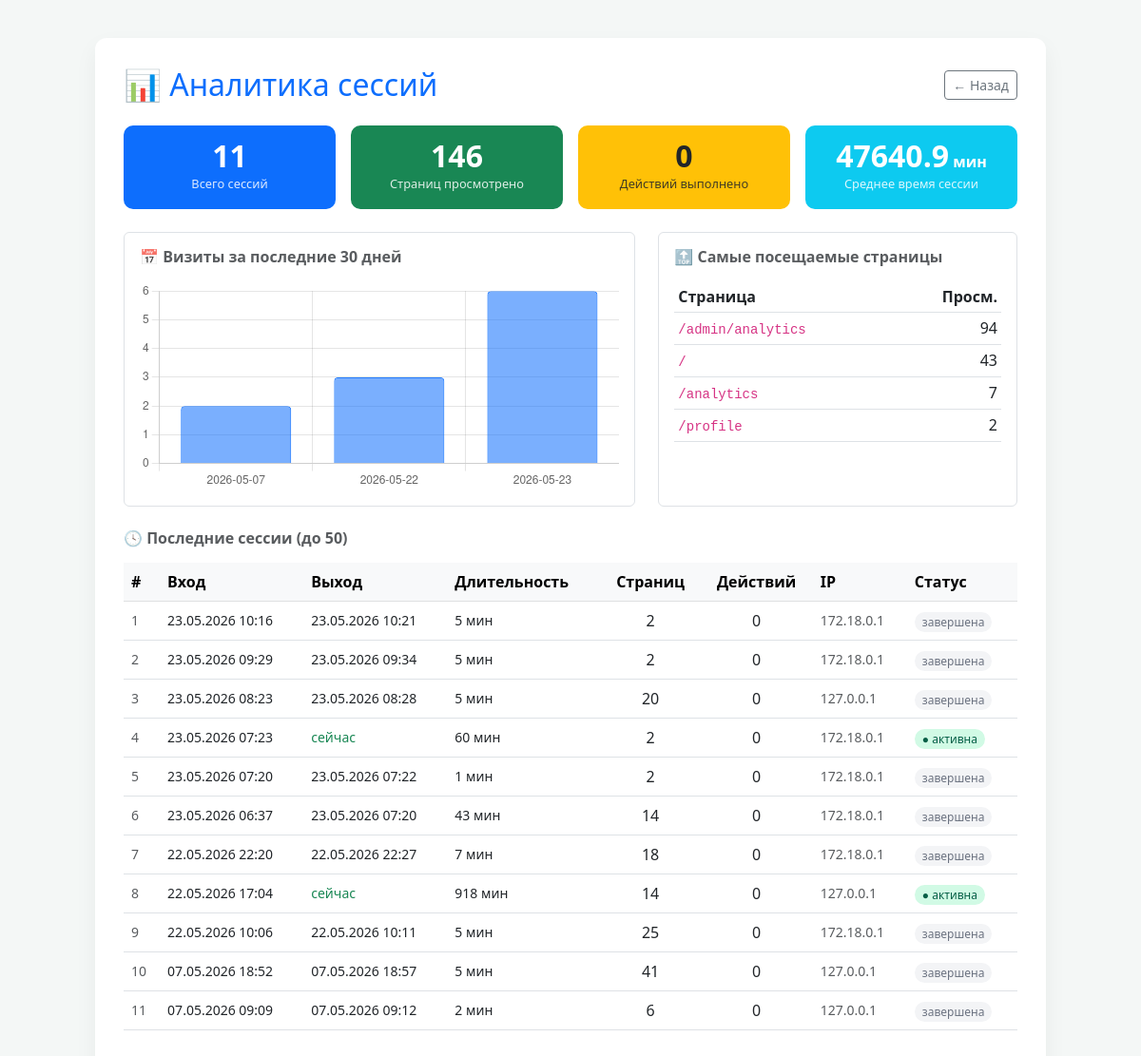
Screenshot of /analytics (signed in) with the database file from the repository.
### app.py (models this page shows)
class UserSession(db.Model):
    id = db.Column(db.Integer, primary_key=True)
    user_id = db.Column(db.Integer, db.ForeignKey('user.id'), nullable=False)
    session_token = db.Column(db.String(64), nullable=False, index=True)
    login_time = db.Column(db.DateTime, default=datetime.utcnow)
    logout_time = db.Column(db.DateTime, nullable=True)
    ip_address = db.Column(db.String(45), nullable=True)
    user_agent = db.Column(db.String(255), nullable=True)
    page_views = db.Column(db.Integer, default=0)
    actions_count = db.Column(db.Integer, default=0)  # добавил/удалил лекарство, отправил email и т.д.
    @property
    def duration_minutes(self):
        end = self.logout_time or datetime.utcnow()
        return int((end - self.login_time).total_seconds() / 60)
    @property
    def is_active(self):
        return self.logout_time is None

### app.py (the view)
@app.route('/analytics')
@login_required
def analytics():
    user_sessions = (UserSession.query
                     .filter_by(user_id=current_user.id)
                     .order_by(UserSession.login_time.desc())
                     .limit(50)
                     .all())
    thirty_days_ago = datetime.utcnow() - timedelta(days=30)
    daily_raw = (db.session.query(
                     db.func.date(UserSession.login_time).label('day'),
                     db.func.count(UserSession.id).label('visits')
                 )
                 .filter(UserSession.user_id == current_user.id,
                         UserSession.login_time >= thirty_days_ago)
                 .group_by(db.func.date(UserSession.login_time))
                 .order_by('day')
                 .all())
    daily_stats = [{'day': str(r.day), 'visits': r.visits} for r in daily_raw]
    page_raw = (db.session.query(
                    PageView.page,
                    db.func.count(PageView.id).label('cnt')
                )
                .filter(PageView.user_id == current_user.id)
                .group_by(PageView.page)
                .order_by(db.desc('cnt'))
                .limit(10)
                .all())
    top_pages = [{'page': r.page, 'cnt': r.cnt} for r in page_raw]
    total_sessions = UserSession.query.filter_by(user_id=current_user.id).count()
    total_page_views = db.session.query(db.func.sum(UserSession.page_views)).filter_by(user_id=current_user.id).scalar() or 0
    total_actions = db.session.query(db.func.sum(UserSession.actions_count)).filter_by(user_id=current_user.id).scalar() or 0
    avg_duration = (db.session.query(db.func.avg(
                        db.func.julianday(db.func.coalesce(UserSession.logout_time, db.func.datetime('now')))
                        - db.func.julianday(UserSession.login_time)
                    ) * 1440)
                    .filter(UserSession.user_id == current_user.id)
                    .scalar())
    avg_duration = round(avg_duration or 0, 1)
    return render_template('analytics.html',
                           user_sessions=user_sessions,
                           daily_stats=daily_stats,
                           top_pages=top_pages,
                           total_sessions=total_sessions,
                           total_page_views=int(total_page_views),
                           total_actions=int(total_actions),
                           avg_duration=avg_duration)

### app.py (called while the page is built)
@login_manager.user_loader
def load_user(user_id):
    return User.query.get(int(user_id))

def _get_or_create_session():
    token = session.get('session_token')
    if not token:
        return None
    return UserSession.query.filter_by(session_token=token, logout_time=None).first()

def _log_page_view(page):
    us = _get_or_create_session()
    if us is None:
        return
    pv = PageView(session_id=us.id, user_id=us.user_id, page=page, method=request.method)
    db.session.add(pv)
    us.page_views += 1
    db.session.commit()

@app.after_request
def track_page(response):
    if request.method == 'GET' and response.status_code == 200:
        path = request.path
        if not path.startswith('/static') and path != '/search_meds':
            if current_user.is_authenticated:
                _log_page_view(path)
    return response

### templates/analytics.html (shortened to what this page needs)
<!DOCTYPE html>
<html lang="ru">
<head>
    <link href="https://cdn.jsdelivr.net/npm/bootstrap@5.3.0/dist/css/bootstrap.min.css" rel="stylesheet">
</head>
<body>
<div class="container main-container">
    <div class="d-flex justify-content-between align-items-center mb-4">
        <h2 class="text-primary mb-0">📊 Аналитика сессий</h2>
        <a href="{{ url_for('index') }}" class="btn btn-sm btn-outline-secondary">← Назад</a>
    </div>
    <div class="row g-3 mb-4">
        <div class="col-6 col-md-3">
            <div class="stat-card bg-primary text-white">
                <div class="stat-num">{{ total_sessions }}</div>
                <div class="stat-label">Всего сессий</div>
            </div>
        </div>
        <div class="col-6 col-md-3">
            <div class="stat-card bg-success text-white">
                <div class="stat-num">{{ total_page_views }}</div>
                <div class="stat-label">Страниц просмотрено</div>
            </div>
        </div>
        <div class="col-6 col-md-3">
            <div class="stat-card bg-warning text-dark">
                <div class="stat-num">{{ total_actions }}</div>
                <div class="stat-label">Действий выполнено</div>
            </div>
        </div>
        <div class="col-6 col-md-3">
            <div class="stat-card bg-info text-white">
                <div class="stat-num">{{ avg_duration }}<small style="font-size:1rem"> мин</small></div>
                <div class="stat-label">Среднее время сессии</div>
            </div>
        </div>
    </div>
    <div class="row g-4 mb-4">
        <div class="col-md-7">
            <div class="p-3 border rounded">
                <h6 class="mb-3 text-muted fw-semibold">📅 Визиты за последние 30 дней</h6>
                {% if daily_stats %}
                <canvas id="dailyChart"></canvas>
                {% else %}
                <p class="text-muted text-center py-4">Нет данных за последние 30 дней</p>
                {% endif %}
            </div>
        </div>
        <div class="col-md-5">
            <div class="p-3 border rounded h-100">
                <h6 class="mb-3 text-muted fw-semibold">🔝 Самые посещаемые страницы</h6>
                {% if top_pages %}
                <table class="table table-sm">
                    <thead><tr><th>Страница</th><th class="text-end">Просм.</th></tr></thead>
                    <tbody>
                    {% for p in top_pages %}
                    <tr>
                        <td><code>{{ p.page }}</code></td>
                        <td class="text-end">{{ p.cnt }}</td>
                    </tr>
                    {% endfor %}
                    </tbody>
                </table>
                {% else %}
                <p class="text-muted text-center py-4">Нет данных</p>
                {% endif %}
            </div>
        </div>
    </div>
    <h6 class="mb-3 text-muted fw-semibold">🕓 Последние сессии (до 50)</h6>
    {% if user_sessions %}
    <div class="table-responsive">
        <table class="table table-hover align-middle">
            <thead class="table-light">
                <tr>
                    <th>#</th>
                    <th>Вход</th>
                    <th>Выход</th>
                    <th>Длительность</th>
                    <th class="text-center">Страниц</th>
                    <th class="text-center">Действий</th>
                    <th>IP</th>
                    <th>Статус</th>
                </tr>
            </thead>
            <tbody>
            {% for s in user_sessions %}
            <tr>
                <td class="text-muted small">{{ loop.index }}</td>
                <td class="small">{{ s.login_time.strftime('%d.%m.%Y %H:%M') }}</td>
                <td class="small">
                    {% if s.logout_time %}
                        {{ s.logout_time.strftime('%d.%m.%Y %H:%M') }}
                    {% else %}
                        <span class="text-success">сейчас</span>
                    {% endif %}
                </td>
                <td class="small">{{ s.duration_minutes }} мин</td>
                <td class="text-center">{{ s.page_views }}</td>
                <td class="text-center">{{ s.actions_count }}</td>
                <td class="small text-muted">{{ s.ip_address or '—' }}</td>
                <td>
                    {% if s.is_active %}
                        <span class="badge-active">● активна</span>
                    {% else %}
                        <span class="badge-closed">завершена</span>
                    {% endif %}
                </td>
            </tr>
            {% endfor %}
            </tbody>
        </table>
    </div>
    {% else %}
    <p class="text-muted text-center py-4">Нет записей о сессиях</p>
    {% endif %}
</div>
<script>
{% if daily_stats %}
const labels = {{ daily_stats | map(attribute='day') | list | tojson }};
const data   = {{ daily_stats | map(attribute='visits') | list | tojson }};
new Chart(document.getElementById('dailyChart'), {
    type: 'bar',
    data: {
        labels,
        datasets: [{
            label: 'Визиты',
            data,
            backgroundColor: 'rgba(13, 110, 253, 0.55)',
            borderColor: 'rgba(13, 110, 253, 0.9)',
            borderWidth: 1,
            borderRadius: 4,
        }]
    },
    options: {
        responsive: true,
        plugins: { legend: { display: false } },
        scales: {
            y: { beginAtZero: true, ticks: { stepSize: 1 } },
            x: { ticks: { maxRotation: 45 } }
        }
    }
});
{% endif %}
</script>
</body>
</html>

### templates/analytics.html (style rules this page uses)
body { background-color: #f4f7f6; font-family: 'Segoe UI', Tahoma, Geneva, Verdana, sans-serif; }
.main-container { max-width: 1000px; margin: 40px auto; background: white; padding: 30px; border-radius: 12px; box-shadow: 0 10px 25px rgba(0,0,0,0.05); }
.stat-card { border-radius: 10px; padding: 16px 20px; text-align: center; }
.stat-card .stat-num { font-size: 2rem; font-weight: 700; line-height: 1; }
.stat-card .stat-label { font-size: 0.8rem; margin-top: 4px; opacity: 0.85; }
.badge-active { background: #d1fae5; color: #065f46; font-size: 0.75rem; padding: 2px 8px; border-radius: 20px; }
.badge-closed { background: #f3f4f6; color: #6b7280; font-size: 0.75rem; padding: 2px 8px; border-radius: 20px; }
table th { font-weight: 600; }
canvas { max-height: 220px; }

### rows the page displays
UserSession: login_time "23.05.2026 10:16", logout_time "23.05.2026 10:21", duration_minutes "5", page_views "2", actions_count "0", ip_address "172.18.0.1", shows "завершена"
UserSession: login_time "23.05.2026 09:29", logout_time "23.05.2026 09:34", duration_minutes "5", page_views "2", actions_count "0", ip_address "172.18.0.1", shows "завершена"
UserSession: login_time "23.05.2026 08:23", logout_time "23.05.2026 08:28", duration_minutes "5", page_views "20", actions_count "0", ip_address "127.0.0.1", shows "завершена"
UserSession: login_time "23.05.2026 07:23", shows "сейчас", duration_minutes "60", page_views "2", actions_count "0", ip_address "172.18.0.1", shows "● активна"
UserSession: login_time "23.05.2026 07:20", logout_time "23.05.2026 07:22", duration_minutes "1", page_views "2", actions_count "0", ip_address "172.18.0.1", shows "завершена"
UserSession: login_time "23.05.2026 06:37", logout_time "23.05.2026 07:20", duration_minutes "43", page_views "14", actions_count "0", ip_address "172.18.0.1", shows "завершена"
UserSession: login_time "22.05.2026 22:20", logout_time "22.05.2026 22:27", duration_minutes "7", page_views "18", actions_count "0", ip_address "172.18.0.1", shows "завершена"
UserSession: login_time "22.05.2026 17:04", shows "сейчас", duration_minutes "918", page_views "14", actions_count "0", ip_address "127.0.0.1", shows "● активна"
UserSession: login_time "22.05.2026 10:06", logout_time "22.05.2026 10:11", duration_minutes "5", page_views "25", actions_count "0", ip_address "172.18.0.1", shows "завершена"
UserSession: login_time "07.05.2026 18:52", logout_time "07.05.2026 18:57", duration_minutes "5", page_views "41", actions_count "0", ip_address "127.0.0.1", shows "завершена"
UserSession: login_time "07.05.2026 09:09", logout_time "07.05.2026 09:12", duration_minutes "2", page_views "6", actions_count "0", ip_address "127.0.0.1", shows "завершена"

### other values shown
{{ total_sessions }} "11"
{{ total_page_views }} "146"
{{ total_actions }} "0"
{{ avg_duration }} "47640.9"
{{ p.page }} "/admin/analytics" "/" "/analytics" "/profile"
{{ p.cnt }} "94" "43" "7" "2"
chart data {{ daily_stats | map(attribute='day') | list | tojson }} ["2026-05-07", "2026-05-22", "2026-05-23"]
chart data {{ daily_stats | map(attribute='visits') | list | tojson }} [2, 3, 6]
